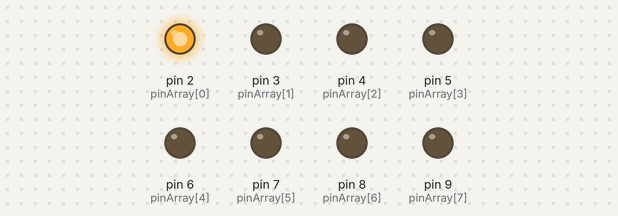
Recording of a sketch running on a simulated Arduino Uno, built with avr-gcc and run on an emulated ATmega328P. Shown: output pins drawn as LEDs (lit = HIGH).

Above: at 0.2 s.
At 0.7 s:
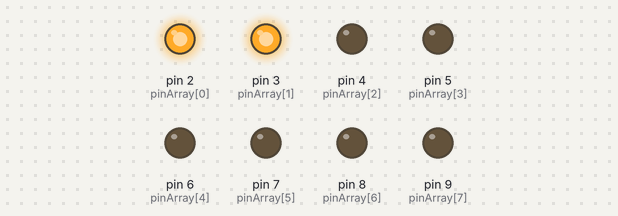
At 2.2 s:
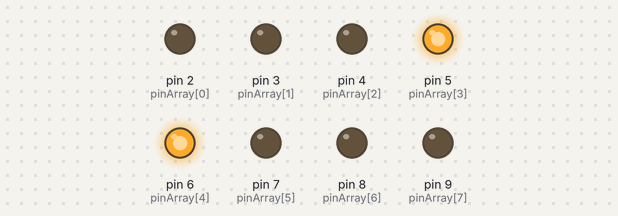
At 4.7 s:
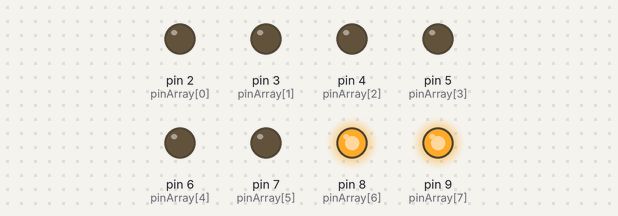
At 7.2 s:
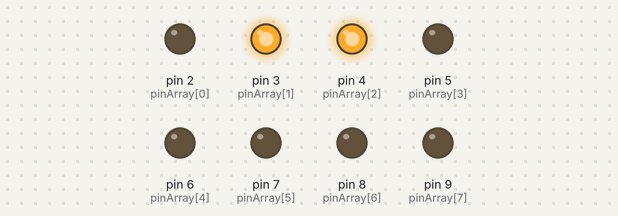
At 9.7 s:
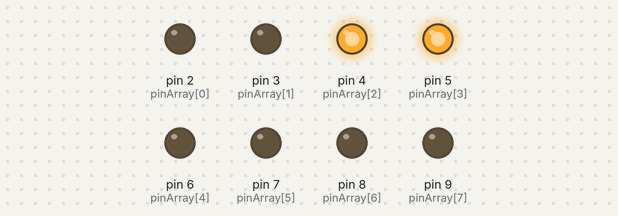
Timing chart, 0 to 10.4 s (numbered marks = the images above):
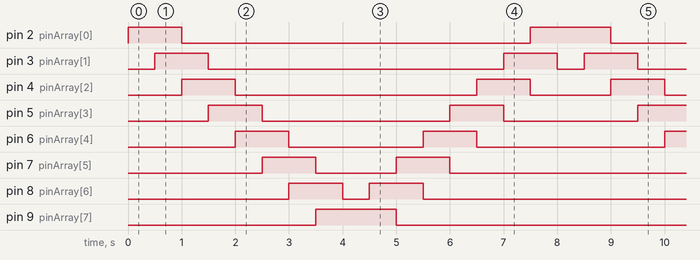

The sketch:

Assignment4.ino
```cpp
/*
Evil.inc industries
Powered by Michael Lammers
*/

// Defining the intergers
const int pinArray[] = {2, 3, 4, 5, 6, 7, 8, 9}; // Range on pins in the pin array
int count = 0;                                   // Define the start value of the counter
int timer = 500;                                 // This timer will change when either speedup or speeddown is pushed


// defining the outputs
void setup(){
  for (count=0;count<8;count++) {             // Defining the pins in the pin array as output's
    pinMode(pinArray[count], OUTPUT);
  }
}
// starting the loop
void loop() {
  digitalWrite(pinArray[0],HIGH);             // Enableing the first led in the programm
  delay(timer);
  for (count=0;count<7;count++) {             // If the value of the counter is between this then...
   digitalWrite(pinArray[count], HIGH);
   digitalWrite(pinArray[count + 1], HIGH);   // Counting up from the number
   delay(timer);                              // This delay is need or els it will only show 1 led on
   digitalWrite(pinArray[count], LOW);        // Turn of the led that is last in line
  }
  delay(timer);
// there is no start value because this is already here
  for (count=7;count>0;count--) {             // Reverse the prossess
   digitalWrite(pinArray[count], HIGH);
   digitalWrite(pinArray[count - 1], HIGH);   // Counting the counter back again
   delay(timer);                              // This delay is need or els it will only show 1 led on
   digitalWrite(pinArray[count], LOW);
  }
  // no delay needed
}
// closing off
```

Measured:
- by itself, pin 2 (pinArray[0]): repeats every 8.0 s: LOW 6.5 s, HIGH 1.5 s
- by itself, pin 3 (pinArray[1]): repeats every 8.0 s: LOW 5.5 s, HIGH 1.0 s, LOW 0.50 s, HIGH 1.0 s
- by itself, pin 4 (pinArray[2]): repeats every 8.0 s: LOW 4.5 s, HIGH 1.0 s, LOW 1.5 s, HIGH 1.0 s
- by itself, pin 5 (pinArray[3]): repeats every 8.0 s: LOW 3.5 s, HIGH 1.0 s, LOW 2.5 s, HIGH 1.0 s
- by itself, pin 6 (pinArray[4]): repeats every 8.0 s: LOW 2.5 s, HIGH 1.0 s, LOW 3.5 s, HIGH 1.0 s
- by itself, pin 7 (pinArray[5]): repeats every 8.0 s: LOW 1.5 s, HIGH 1.0 s, LOW 4.5 s, HIGH 1.0 s
- by itself, pin 8 (pinArray[6]): repeats every 8.0 s: LOW 0.50 s, HIGH 1.0 s, LOW 5.5 s, HIGH 1.0 s
- by itself, pin 9 (pinArray[7]): alternates HIGH for 1.5 s and LOW for 6.5 s
